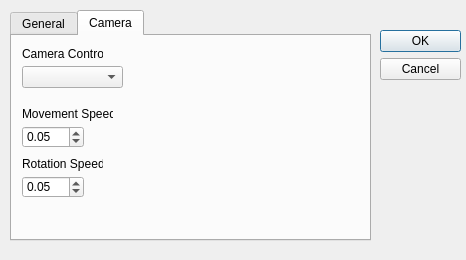
<?xml version="1.0" encoding="UTF-8"?>
<ui version="4.0">
 <class>SettingsDialog</class>
 <widget class="QDialog" name="SettingsDialog">
  <property name="geometry">
   <rect>
    <x>0</x>
    <y>0</y>
    <width>466</width>
    <height>260</height>
   </rect>
  </property>
  <property name="windowTitle">
   <string>Settings</string>
  </property>
  <widget class="QDialogButtonBox" name="buttonBox">
   <property name="geometry">
    <rect>
     <x>380</x>
     <y>30</y>
     <width>81</width>
     <height>51</height>
    </rect>
   </property>
   <property name="orientation">
    <enum>Qt::Vertical</enum>
   </property>
   <property name="standardButtons">
    <set>QDialogButtonBox::Cancel|QDialogButtonBox::Ok</set>
   </property>
  </widget>
  <widget class="QTabWidget" name="tabWidget">
   <property name="geometry">
    <rect>
     <x>10</x>
     <y>10</y>
     <width>361</width>
     <height>231</height>
    </rect>
   </property>
   <property name="currentIndex">
    <number>1</number>
   </property>
   <widget class="QWidget" name="general_tab">
    <attribute name="title">
     <string>General</string>
    </attribute>
   </widget>
   <widget class="QWidget" name="camera_tab">
    <attribute name="title">
     <string>Camera</string>
    </attribute>
    <widget class="QComboBox" name="cameraControlBox">
     <property name="geometry">
      <rect>
       <x>10</x>
       <y>30</y>
       <width>101</width>
       <height>22</height>
      </rect>
     </property>
    </widget>
    <widget class="QLabel" name="cameraControlLabel">
     <property name="geometry">
      <rect>
       <x>10</x>
       <y>10</y>
       <width>81</width>
       <height>16</height>
      </rect>
     </property>
     <property name="text">
      <string>Camera Control</string>
     </property>
    </widget>
    <widget class="QLabel" name="cameraMovementSpeedLabel">
     <property name="geometry">
      <rect>
       <x>10</x>
       <y>70</y>
       <width>91</width>
       <height>16</height>
      </rect>
     </property>
     <property name="text">
      <string>Movement Speed</string>
     </property>
    </widget>
    <widget class="QDoubleSpinBox" name="cameraMovementSpeedBox">
     <property name="geometry">
      <rect>
       <x>10</x>
       <y>90</y>
       <width>62</width>
       <height>22</height>
      </rect>
     </property>
     <property name="prefix">
      <string/>
     </property>
     <property name="singleStep">
      <double>0.100000000000000</double>
     </property>
     <property name="value">
      <double>0.050000000000000</double>
     </property>
    </widget>
    <widget class="QLabel" name="cameraRotationSpeedLabel">
     <property name="geometry">
      <rect>
       <x>10</x>
       <y>120</y>
       <width>81</width>
       <height>16</height>
      </rect>
     </property>
     <property name="text">
      <string>Rotation Speed</string>
     </property>
    </widget>
    <widget class="QDoubleSpinBox" name="cameraRotationSpeedBox">
     <property name="geometry">
      <rect>
       <x>10</x>
       <y>140</y>
       <width>62</width>
       <height>22</height>
      </rect>
     </property>
     <property name="value">
      <double>0.050000000000000</double>
     </property>
    </widget>
   </widget>
  </widget>
 </widget>
 <resources/>
 <connections>
  <connection>
   <sender>buttonBox</sender>
   <signal>accepted()</signal>
   <receiver>SettingsDialog</receiver>
   <slot>accept()</slot>
   <hints>
    <hint type="sourcelabel">
     <x>248</x>
     <y>254</y>
    </hint>
    <hint type="destinationlabel">
     <x>157</x>
     <y>274</y>
    </hint>
   </hints>
  </connection>
  <connection>
   <sender>buttonBox</sender>
   <signal>rejected()</signal>
   <receiver>SettingsDialog</receiver>
   <slot>reject()</slot>
   <hints>
    <hint type="sourcelabel">
     <x>316</x>
     <y>260</y>
    </hint>
    <hint type="destinationlabel">
     <x>286</x>
     <y>274</y>
    </hint>
   </hints>
  </connection>
 </connections>
</ui>
